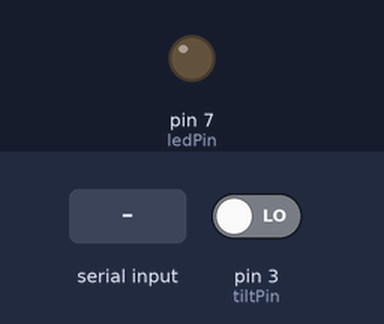
A sketch run on a simulated Arduino Uno, built with avr-gcc and run on an emulated ATmega328P. Parts: output pins drawn as LEDs (lit = HIGH). The test bench sets the inputs (shaded band); at power-on: pin 3 (tiltPin) LOW. What the sketch prints to the serial monitor is not drawn.

Above: at 1.2 s.
1.3 s: "1" received over Serial
At 2.3 s:
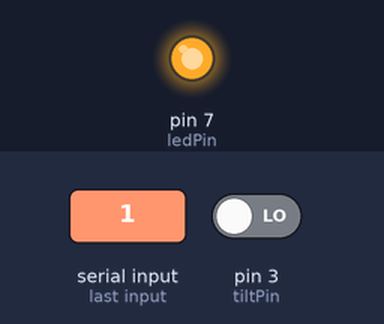
2.8 s: "0" received over Serial
At 3.7 s:
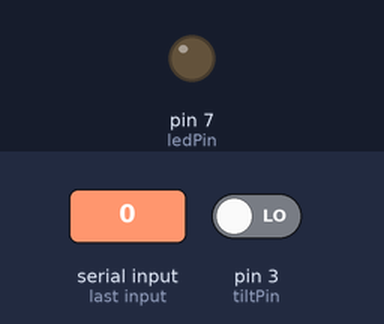
Timing chart, 0 to 5.8 s (numbered marks = the images above; inputs shaded):
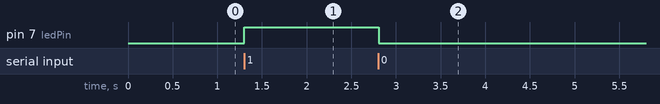

The sketch:

arduino-bi-directional.ino
```cpp
// (licence header left out)
char val;
int tiltPin = 3;
int ledPin = 7;

void setup()
{
  Serial.begin(9600);
  pinMode(tiltPin, INPUT);
  pinMode(ledPin, OUTPUT);
}

void loop()
{
  Serial.println(digitalRead(tiltPin));

  if (Serial.available())
  {
    val = Serial.read();
  }

  if (val == '1')
  {
    digitalWrite(ledPin, HIGH);
  }
  else
  {
    digitalWrite(ledPin, LOW);
  }

  delay(10);
}
```

Measured:
- after the input at 1.3 s, pin 7 (ledPin): LOW → HIGH at once
- after the input at 2.8 s, pin 7 (ledPin): HIGH → LOW at once
